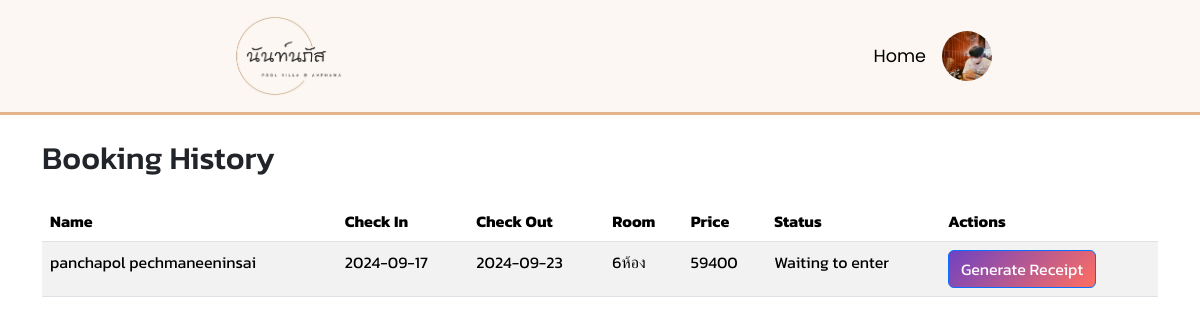
The app's page /webPovila/booking_history.php (signed in) with its own data.
### tables this page shows
CREATE TABLE `orders_db` (
  `id` int(11) NOT NULL,
  `name` varchar(255) NOT NULL,
  `price` int(11) NOT NULL,
  `people` int(11) NOT NULL,
  `checkin` date NOT NULL,
  `checkout` date NOT NULL,
  `status` varchar(255) NOT NULL,
  `phone` varchar(255) NOT NULL,
  `room` varchar(255) NOT NULL,
  `firstname` varchar(255) NOT NULL,
  `lastname` varchar(255) NOT NULL,
  `slip` text NOT NULL,
  `user_id` varchar(255) NOT NULL
);

### webPovila/booking_history.php (the view, shortened to what this page needs)
<?php
$servername = "localhost";
$username = "root";
$password = "";
$dbname = "my_website";
$conn = new mysqli($servername, $username, $password, $dbname);
$profile_picture = 'default_profile.png';
if (isset($_SESSION['user_id'])) {
    $user_id = $_SESSION['user_id'];
    $query = "SELECT profile_picture FROM login_user WHERE id = ?";
    $stmt = $conn->prepare($query);
    $stmt->bind_param("i", $user_id);
    $stmt->execute();
    $result = $stmt->get_result();
    $user = $result->fetch_assoc();
    $profile_picture = $user['profile_picture'] ?: 'default_profile.png';
    $query = "SELECT id, checkin, checkout, room, price, name, status FROM orders_db WHERE user_id = ?";
    $stmt = $conn->prepare($query);
    $stmt->bind_param("i", $user_id);
    $stmt->execute();
    $result = $stmt->get_result();
}
?>
<!DOCTYPE html>
<html lang="en">
<head>
    <link href="https://cdn.jsdelivr.net/npm/bootstrap@5.3.3/dist/css/bootstrap.min.css" rel="stylesheet">
    <link rel="stylesheet" href="css/styles.css">
    <link rel="stylesheet" href="css/book_his.css">
</head>
<body>
<nav>
    <div class="nav__logo">
        <img src="poo/logo1.jpg" alt="Logo" width="22" height="80" style="display: flex; width: 100%;">
    </div>
    <ul class="nav__links1">
        <li class="link1">
            <a href="index.php">Home</a>
            <?php if (isset($_SESSION['user_id'])): ?>
                <div class="user">
                    <img src="<?php echo $profile_picture; ?>" alt="Profile Picture" style="border-radius: 50%;" onclick="toggleDropdown()">
                </div>
            <?php endif; ?>
        </li>
    </ul>
</nav>
<div class="container">
    <h2 class="mt-4">Booking History</h2>
    <table class="table table-striped mt-4">
        <thead>
            <tr>
                <th>Name</th>
                <th>Check In</th>
                <th>Check Out</th>
                <th>Room</th>
                <th>Price</th>
                <th>Status</th>
                <th>Actions</th>
            </tr>
        </thead>
        <tbody>
            <?php if ($result->num_rows > 0): ?>
                <?php while ($row = $result->fetch_assoc()): ?>
                    <tr>
                        <td><?php echo $row['name'];  ?></td>
                        <td><?php echo $row['checkin']; ?></td>
                        <td><?php echo $row['checkout']; ?></td>
                        <td><?php echo $row['room']; ?></td>
                        <td><?php echo $row['price']; ?></td>
                        <td><?php echo $row['status']; ?></td>
                        <td>
    <?php if ($row['status'] === 'check'): ?>
        <button type="button" class="btn btn-secondary" disabled>กำลังตรวจสอบ</button>
    <?php else: ?>
        <form action="generate_receipt.php" method="post" target="_blank">
            <button type="submit" class="btn btn-primary">Generate Receipt</button>
        </form>
    <?php endif; ?>
</td>
                    </tr>
                <?php endwhile; ?>
            <?php else: ?>
                <tr>
                    <td colspan="7">No bookings found.</td>
                </tr>
            <?php endif; ?>
        </tbody>
    </table>
</div>
</body>
</html>

### webPovila/css/styles.css (style rules this page uses)
:root { --primary-color: #2c3855; --primary-color-dark: #435681; --text-dark: #333333; --text-light: #767268; --extra-light: #FCF7F3; --extra-light1: #C79A70; --white: #ffffff; --max-width: 1200px; }
* { margin: 0; padding: 0; box-sizing: border-box; cursor: url(); }
body { font-family: "Kanit", "Poppins", sans-serif; }
nav { margin: 0; padding: 1rem 13rem; display: flex; align-items: center; background-color: #fcf0e4; border-bottom-style: solid; border-color: #e4b58a; width: 100%; justify-content: space-between; }
.nav__logo { font-size: 1.5rem; font-weight: 600; color: #fbe0c6; }

### webPovila/css/book_his.css (style rules this page uses)
.nav__logo { font-size: 1.5rem; font-weight: 600; color: var(--text-dark); }
nav { margin: 0; padding: 1rem 13rem; display: flex; align-items: center; background-color: #FCF7F3; border-bottom-style: solid; border-color: #e4b58a; width: 100%; justify-content: space-between; }
.nav__links1 { list-style: none; display: flex; align-items: center; gap: 2rem; margin: 0; padding: 0; }
.link1 { display: flex; align-items: center; gap: 1rem; }
.link1 a { font-weight: 400; font-size: 1.1em; color: #000; transition: 0.3s; text-decoration: none; font-family: "Poppins", sans-serif; }
.user { display: flex; align-items: center; position: relative; }
.user img { border-radius: 50%; width: 50px; height: 50px; cursor: pointer; }
.btn-primary { background: linear-gradient(135deg, #6f42c1, #ff6f61); }

### records on screen
orders_db: name "panchapol pechmaneeninsai", checkin "2024-09-17", checkout "2024-09-23", room "6ห้อง", price "59400", status "Waiting to enter"
